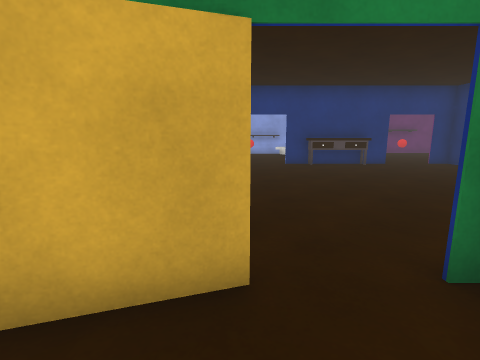
view 1 (above)

21 first-person views from a walk through a 3-D level made in the Unity game engine. The camera is 1.2 m above the floor, tilts 10° down and sees 85° across. The floor is counted in squares, 0.88 m on a side. Each view is taken from the middle of a square. On the plan, view 1 faces up. The plan holds only what a view shows up to about 13 squares ahead; the rest is blank. The place goes on beyond the plan. The player character is not drawn. Door leaves are left out, so doorways stand open. Surface patterns are stand-ins for the level's own textures.

view 2
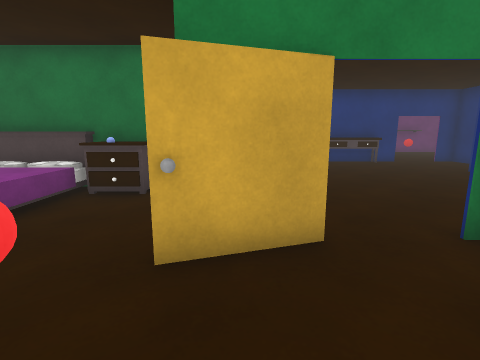

view 3
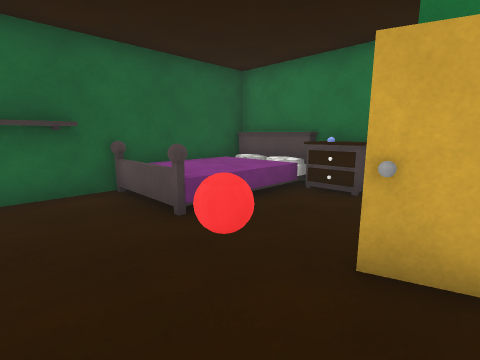

view 4
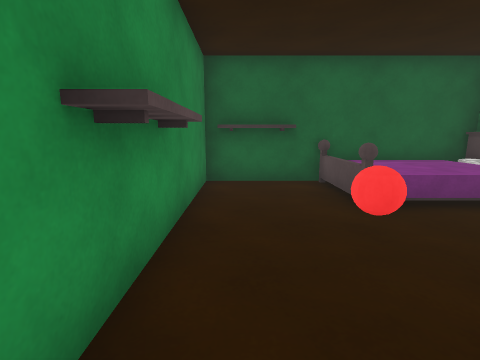

view 5
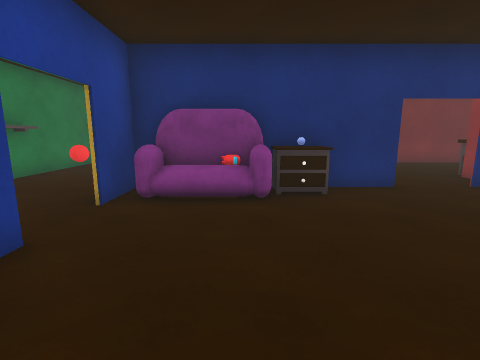

view 6
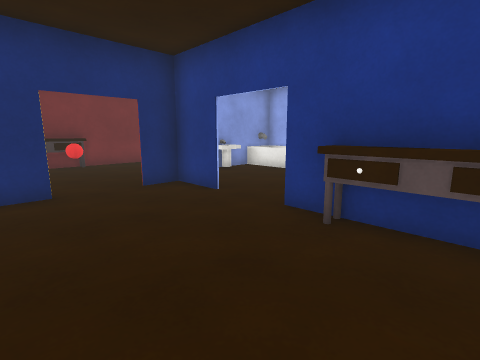

view 7
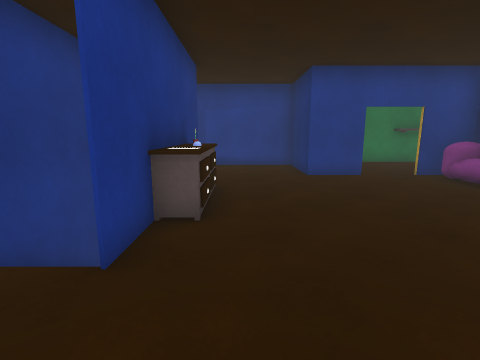

view 8
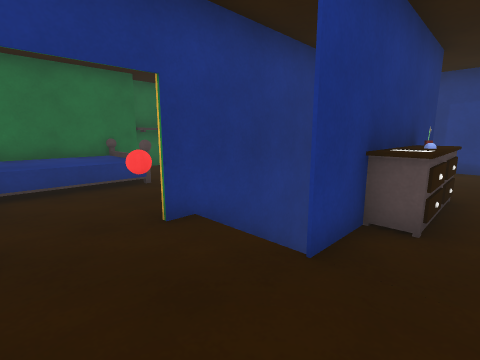

view 9
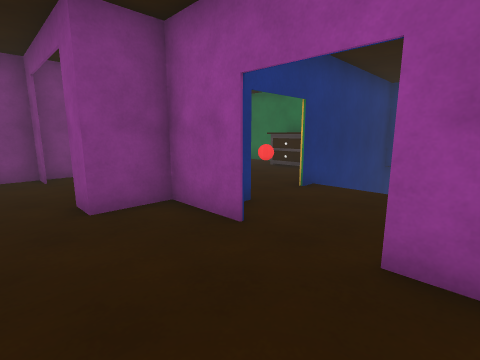

view 10
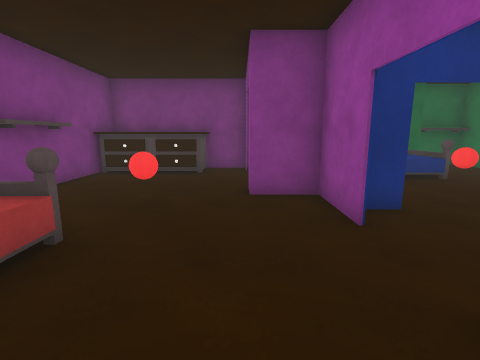

view 11
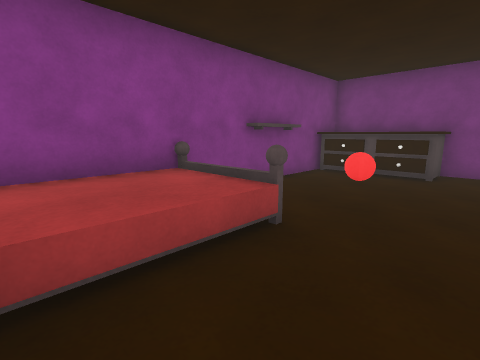

view 12
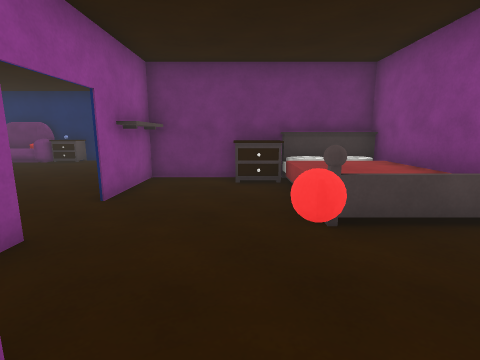

view 13
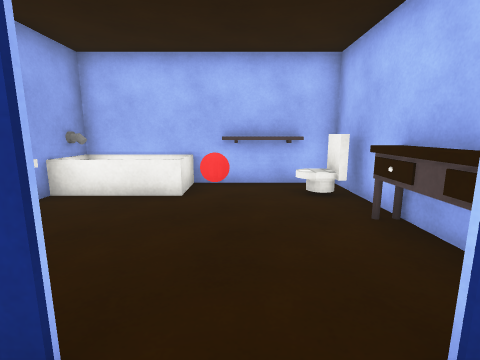

view 14
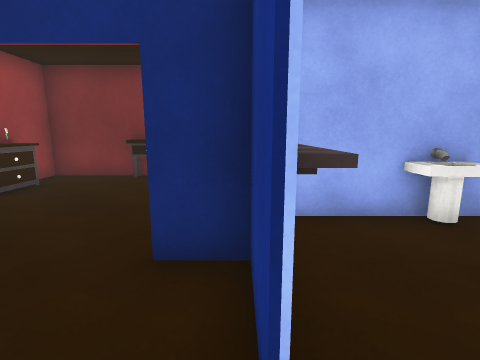

view 15
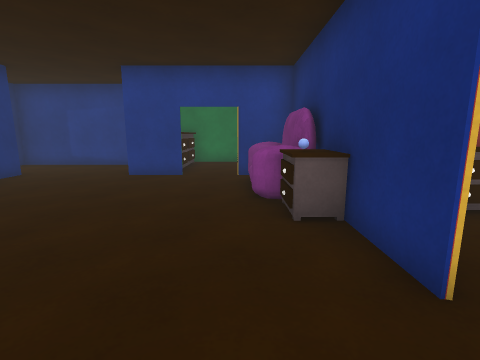

view 16
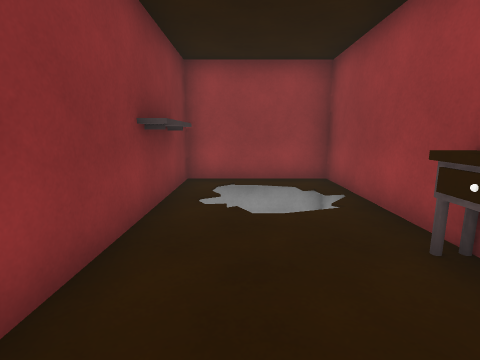

view 17
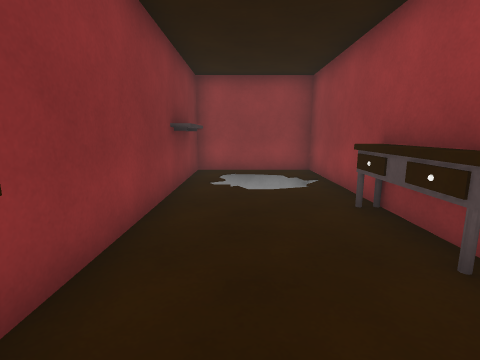

view 18
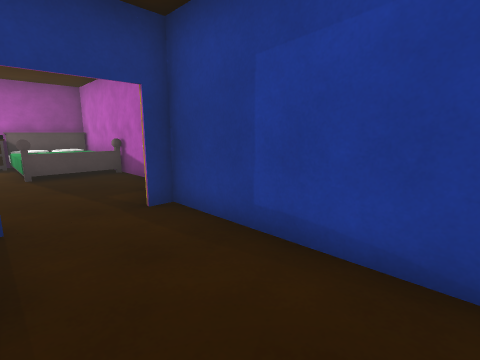

view 19
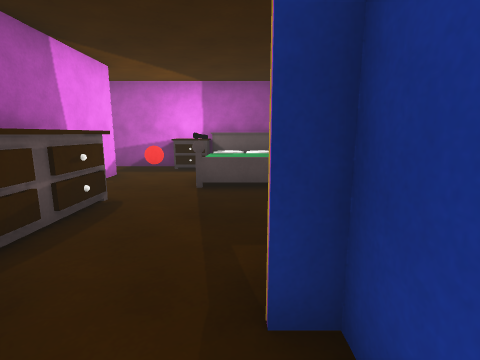

view 20
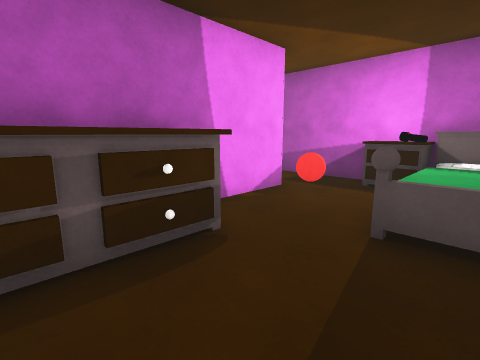

view 21
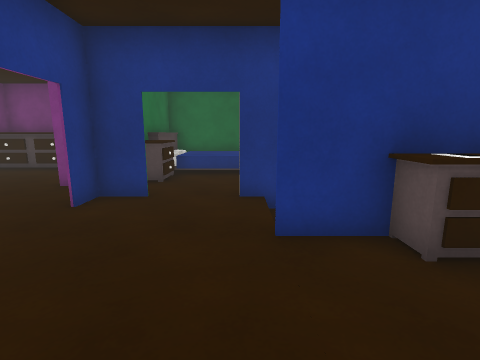

### Floor plan
Key: @ floor where view 1 was taken; # wall or solid block; . main floor; : floor 0.5 m higher than the main floor; / step, stairs or slope; D open door; v drop or lower ground; C cabinet; B bed; N nightstand; R red ball; S sofa; A bathtub; I sink; T toilet; F flashlight; O other object.
Columns run from 8 left of view 1 to 19 right of it. Each row starts with its distance up from view 1.
 20 ######
 19 #.vv.#  #   ###########CC
 18 OO  vAAA.OOOB   /.....C C
 17 OOvvv#AA...T#:::/.....C C
 16 #....#......N...#.R...C C
 15 #...CI...R.CNN.........C#
 14 #...C#..D..C#.DD.......##
 13 #...C#..D..C#.DD...#....#
 12 #....####..#CO#..###N#B##
 11 CC..................N/: #
 10 CC.R................./: #
  9 CC....#...........#R./: #
  8 #.....#........#//#..#/ #
  7 #.....#N.......C  #.....#
  6 #B#C ##O.......O  C CC..## #
  5 #  /ON #.......O  C   ..##.#
  4 #  :.. #.......    CCC###..#
  3 #  :...S.......#   CCC.....#
  2 #:::...##.CC...#//#....R..FN
  1 #..#......C ...........////#
  0 OO...R..@.CC..DD......./:  B
 -1 OO........C ####### .../:  #
 -2 ############         #######

Where each view was taken, in squares from view 1:
view 1: 0 up, 0 right, facing up
view 2: 1 down, 1 left, facing up
view 3: 1 down, 1 left, facing up-left
view 4: 1 down, 0 right, facing left
view 5: 5 up, 5 right, facing left
view 6: 8 up, 5 right, facing up-left
view 7: 11 up, 6 right, facing down
view 8: 11 up, 6 right, facing down-right
view 9: 15 up, 6 right, facing down-right
view 10: 14 up, 5 right, facing right
view 11: 14 up, 5 right, facing up-right
view 12: 15 up, 12 right, facing left
view 13: 11 up, 1 right, facing up
view 14: 12 up, 1 right, facing left
view 15: 11 up, 0 right, facing down
view 16: 12 up, 6 left, facing up
view 17: 10 up, 6 left, facing up
view 18: 2 up, 5 right, facing down-right
view 19: 0 up, 8 right, facing right
view 20: 0 up, 11 right, facing up-right
view 21: 9 up, 4 right, facing right
